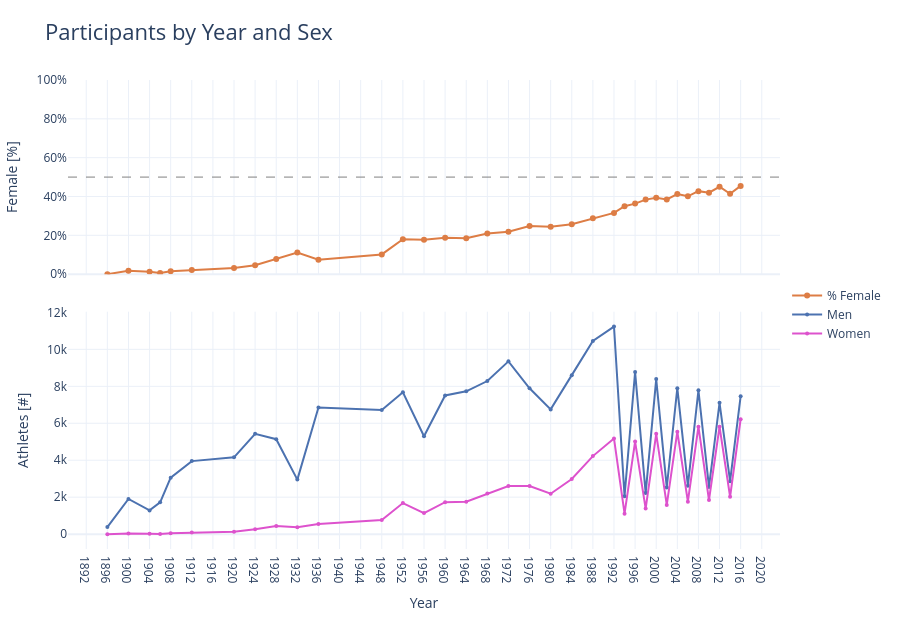

The notebook cell saved with this chart:
### Code cell
# Year - Sex - total count
part = (df.groupby(["Year", "Sex"])
          .size()
          .reset_index(name="count"))
# Year(idx) - total count
year_total = (part.groupby("Year")["count"]
              .sum()
              .reset_index(name="total")
              .set_index("Year"))

# subplots config
fig = make_subplots(
    rows=2, cols=1,
    shared_xaxes=True,
    vertical_spacing=0.08,
    row_heights=[0.45, 0.55]
)
color_sex = {"M": "#4C72B0", "F": "#DD52CD"}
label_sex = {"M": "Men", "F": "Women"}

# females %
# all females count per year
females = part[part["Sex"] == "F"].set_index("Year")
# all females % per year
         # calc %
pct_f = [females.loc[yr, "count"] / year_total.loc[yr, "total"] * 100
         # if there were females in that year
         if yr in females.index else 0
         # take each year
         for yr in year_total.index]

# add % line plot so subplots at [1,1]
fig.add_trace(
    go.Scatter(
        x=year_total.index,
        y=pct_f,
        mode="lines+markers",
        name="% Female",
        line=dict(color="#DD7D45", width=2),
        hovertemplate="Year %{x}: %{y:.1f}% female<extra></extra>"
    ),
    row=1, col=1
)

# 50% line
fig.add_hline(y=50, line=dict(color="grey", dash="dash", width=1), row=1, col=1)

# sex counts
# for each sex
for sex in ["M", "F"]:
    # take only the current sex count per year
    sub = part[part["Sex"] == sex].set_index("Year")
    # take count
    counts = [sub.loc[yr, "count"] if yr in sub.index else 0 for yr in year_total.index]

    # add subplot at [2,1]
    fig.add_trace(
        go.Scatter(
            x=year_total.index, 
            y=counts,
            mode="lines+markers",
            name=label_sex[sex],
            line=dict(color=color_sex[sex], width=2),
            marker=dict(size=4),
            hovertemplate=f"{label_sex[sex]} — Year %{{x}}: %{{y}}<extra></extra>",
        ),
        row=2, col=1
    )

# global chart layout config
fig.update_layout(
    title=dict(text="Participants by Year and Sex", font_size=22),
    template="plotly_white",
    height=620,
    legend=dict(x=1.01, y=0.5, xanchor="left"),
    margin=dict(l=60, r=120, t=80, b=50),
)

fig.update_xaxes(tickmode="linear", dtick=4, row=1, col=1)
fig.update_xaxes(title_text="Year", tickmode="linear", dtick=4, row=2, col=1)
fig.update_yaxes(title_text="Female [%]", ticksuffix="%", range=[0, 100], row=1, col=1)
fig.update_yaxes(title_text="Athletes [#]", row=2, col=1)

fig.show()

### Figure 1 — Plotly figure (JSON) as saved in the notebook; plotly's stock layout.template omitted (floating-point values rounded to 4 significant figures)
{"data": [{"hovertemplate": "Year %{x}: %{y:.1f}% female<extra></extra>", "line": {"color": "#DD7D45", "width": 2}, "mode": "lines+markers", "name": "% Female", "type": "scatter", "x": [1896, 1900, 1904, 1906, 1908, 1912, 1920, 1924, 1928, 1932, 1936, 1948, 1952, 1956, 1960, 1964, 1968, 1972, 1976, 1980, 1984, 1988, 1992, 1994, 1996, 1998, 2000, 2002, 2004, 2006, 2008, 2010, 2012, 2014, 2016], "xaxis": "x", "y": [0, 1.705, 1.23, 0.6347, 1.516, 2.153, 3.122, 4.585, 7.84, 11.11, 7.418, 10.17, 17.97, 17.7, 18.73, 18.48, 20.93, 21.81, 24.81, 24.46, 25.74, 28.77, 31.55, 34.97, 36.34, 38.39, 39.3, 38.5, 41.26, 40.1, 42.76, 41.96, 45.01, 41.36, 45.46], "yaxis": "y"}, {"hovertemplate": "Men — Year %{x}: %{y}<extra></extra>", "line": {"color": "#4C72B0", "width": 2}, "marker": {"size": 4}, "mode": "lines+markers", "name": "Men", "type": "scatter", "x": [1896, 1900, 1904, 1906, 1908, 1912, 1920, 1924, 1928, 1932, 1936, 1948, 1952, 1956, 1960, 1964, 1968, 1972, 1976, 1980, 1984, 1988, 1992, 1994, 1996, 1998, 2000, 2002, 2004, 2006, 2008, 2010, 2012, 2014, 2016], "xaxis": "x2", "y": [380, 1903, 1285, 1722, 3054, 3953, 4158, 5432, 5137, 2952, 6852, 6719, 7676, 5295, 7505, 7728, 8286, 9351, 7896, 6751, 8605, 10453, 11235, 2055, 8772, 2221, 8390, 2527, 7897, 2625, 7786, 2555, 7105, 2868, 7465], "yaxis": "y2"}, {"hovertemplate": "Women — Year %{x}: %{y}<extra></extra>", "line": {"color": "#DD52CD", "width": 2}, "marker": {"size": 4}, "mode": "lines+markers", "name": "Women", "type": "scatter", "x": [1896, 1900, 1904, 1906, 1908, 1912, 1920, 1924, 1928, 1932, 1936, 1948, 1952, 1956, 1960, 1964, 1968, 1972, 1976, 1980, 1984, 1988, 1992, 1994, 1996, 1998, 2000, 2002, 2004, 2006, 2008, 2010, 2012, 2014, 2016], "xaxis": "x2", "y": [0, 33, 16, 11, 47, 87, 134, 261, 437, 369, 549, 761, 1682, 1139, 1730, 1752, 2193, 2608, 2606, 2186, 2983, 4223, 5178, 1105, 5008, 1384, 5431, 1582, 5546, 1757, 5816, 1847, 5815, 2023, 6223], "yaxis": "y2"}], "layout": {"height": 620, "legend": {"x": 1.01, "xanchor": "left", "y": 0.5}, "margin": {"b": 50, "l": 60, "r": 120, "t": 80}, "shapes": [{"line": {"color": "grey", "dash": "dash", "width": 1}, "type": "line", "x0": 0, "x1": 1, "xref": "x domain", "y0": 50, "y1": 50, "yref": "y"}], "title": {"font": {"size": 22}, "text": "Participants by Year and Sex"}, "xaxis": {"anchor": "y", "domain": [0, 1], "dtick": 4, "matches": "x2", "showticklabels": false, "tickmode": "linear"}, "xaxis2": {"anchor": "y2", "domain": [0, 1], "dtick": 4, "tickmode": "linear", "title": {"text": "Year"}}, "yaxis": {"anchor": "x", "domain": [0.586, 1], "range": [0, 100], "ticksuffix": "%", "title": {"text": "Female [%]"}}, "yaxis2": {"anchor": "x2", "domain": [0, 0.506], "title": {"text": "Athletes [#]"}}}}
